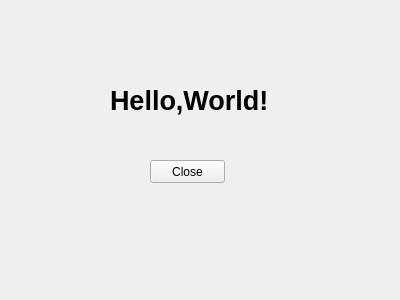
<?xml version="1.0" encoding="UTF-8"?>
<ui version="4.0">
 <class>Widget</class>
 <widget class="QWidget" name="Widget">
  <property name="geometry">
   <rect>
    <x>0</x>
    <y>0</y>
    <width>400</width>
    <height>300</height>
   </rect>
  </property>
  <property name="font">
   <font>
    <pointsize>20</pointsize>
    <weight>75</weight>
    <bold>true</bold>
   </font>
  </property>
  <property name="windowTitle">
   <string>My First Demo</string>
  </property>
  <widget class="QLabel" name="LabDemo">
   <property name="geometry">
    <rect>
     <x>110</x>
     <y>80</y>
     <width>181</width>
     <height>41</height>
    </rect>
   </property>
   <property name="text">
    <string>Hello,World!</string>
   </property>
  </widget>
  <widget class="QPushButton" name="btnClose">
   <property name="geometry">
    <rect>
     <x>150</x>
     <y>160</y>
     <width>75</width>
     <height>23</height>
    </rect>
   </property>
   <property name="font">
    <font>
     <pointsize>9</pointsize>
     <weight>50</weight>
     <bold>false</bold>
    </font>
   </property>
   <property name="text">
    <string>Close</string>
   </property>
  </widget>
 </widget>
 <layoutdefault spacing="6" margin="11"/>
 <resources/>
 <connections>
  <connection>
   <sender>btnClose</sender>
   <signal>clicked()</signal>
   <receiver>Widget</receiver>
   <slot>close()</slot>
   <hints>
    <hint type="sourcelabel">
     <x>187</x>
     <y>171</y>
    </hint>
    <hint type="destinationlabel">
     <x>199</x>
     <y>149</y>
    </hint>
   </hints>
  </connection>
 </connections>
</ui>
